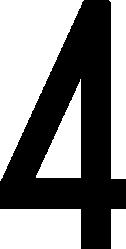
#> input picture font_model/140_4.jpg, 126 x 249 px; its folder holds only this picture in this run
$ python generate_multi_plate.py
#> lines starting #> are read from the running program, lines starting #| are printed output that depends on the picture
import numpy as np
import cv2, os, argparse
from glob import glob
from tqdm import tqdm

from plate_number import random_select, generate_plate_number_white, generate_plate_number_yellow_xue
from plate_number import generate_plate_number_black_gangao, generate_plate_number_black_shi, generate_plate_number_black_ling
from plate_number import generate_plate_number_blue, generate_plate_number_yellow_gua
from plate_number import letters, digits


def get_location_data(length=7, split_id=1, height=140):
    """
    获取车牌号码在底牌中的位置
    length: 车牌字符数，7或者8，7为普通车牌、8为新能源车牌
    split_id: 分割空隙
    height: 车牌高度，对应单层和双层车牌
    """
    # 字符位置
    location_xy = np.zeros((length, 4), dtype=np.int32)

    # 单层车牌高度
    if height == 140:
        # 单层车牌，y轴坐标固定
        location_xy[:, 1] = 25
        location_xy[:, 3] = 115
        # 螺栓间隔
        step_split = 34 if length == 7 else 49
        # 字符间隔
        step_font = 12 if length == 7 else 9

        # 字符宽度
        width_font = 45
        for i in range(length):
            if i == 0:
                location_xy[i, 0] = 15
            elif i == split_id:
                location_xy[i, 0] = location_xy[i - 1, 2] + step_split
            else:
                location_xy[i, 0] = location_xy[i - 1, 2] + step_font
            # 新能源车牌
            if length == 8 and i > 0:
                width_font = 43
            location_xy[i, 2] = location_xy[i, 0] + width_font
    else:
        # 双层车牌第一层
        location_xy[0, :] = [110, 15, 190, 75]
        location_xy[1, :] = [250, 15, 330, 75]

        # 第二层
        width_font = 65
        step_font = 15
        for i in range(2, length):
            location_xy[i, 1] = 90
            location_xy[i, 3] = 200
            if i == 2:
                location_xy[i, 0] = 27
            else:
                location_xy[i, 0] = location_xy[i - 1, 2] + step_font
            location_xy[i, 2] = location_xy[i, 0] + width_font

    return location_xy


# 字符贴上底板
# [12 lines left out: function copy_to_image_multi, not called in this run]


class MultiPlateGenerator:
    def __init__(self, adr_plate_model, adr_font):
        # 车牌底板路径
#> called with adr_plate_model = 'plate_model', adr_font = 'font_model'
        self.adr_plate_model = adr_plate_model
        # 车牌字符路径
        self.adr_font = adr_font

        # 车牌字符图片，预存处理
        self.font_imgs = {}
        font_filenames = glob(os.path.join(adr_font, '*jpg'))
        for font_filename in font_filenames:
            font_img = cv2.imdecode(np.fromfile(font_filename, dtype=np.uint8), 0)
#> font_img is the input picture: shape (249, 126); min 0, max 255, mean 133.8

            if '140' in font_filename:
                font_img = cv2.resize(font_img, (45, 90))
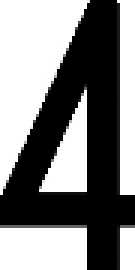
#> font_img: shape (90, 45) (shown 3 times larger); min 0, max 255, mean 132.3
            elif '220' in font_filename:
                font_img = cv2.resize(font_img, (65, 110))
            elif font_filename.split('_')[-1].split('.')[0] in letters + digits:
                font_img = cv2.resize(font_img, (43, 90))
            self.font_imgs[os.path.basename(font_filename).split('.')[0]] = font_img

        # 字符位置
        self.location_xys = {}
        for i in [7, 8]:
            for j in [1, 2, 4]:
                for k in [140, 220]:
                    self.location_xys['{}_{}_{}'.format(i, j, k)] = \
                        get_location_data(length=i, split_id=j, height=k)

    # 获取字符位置
    # [9 lines left out: function get_location_multi, not called in this run]

    # 随机生成车牌号码，获取底板颜色、单双层
    def generate_plate_number(self):
        rate = np.random.random(1)
        if rate > 0.4:
            # 蓝牌
#> (the run stopped early here; a loop or call above may not have finished)
